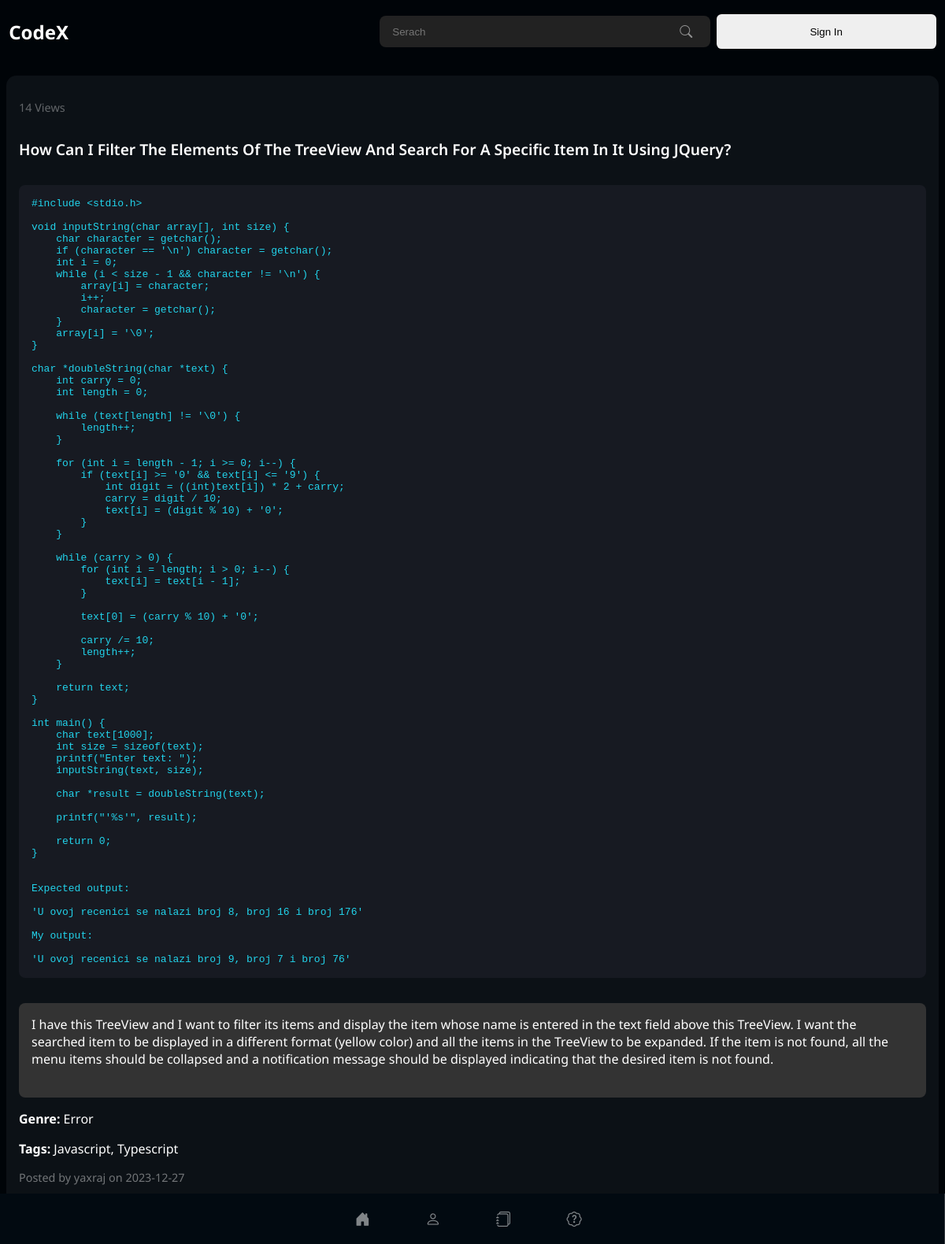
The page /article/1 on the database as committed earlier.
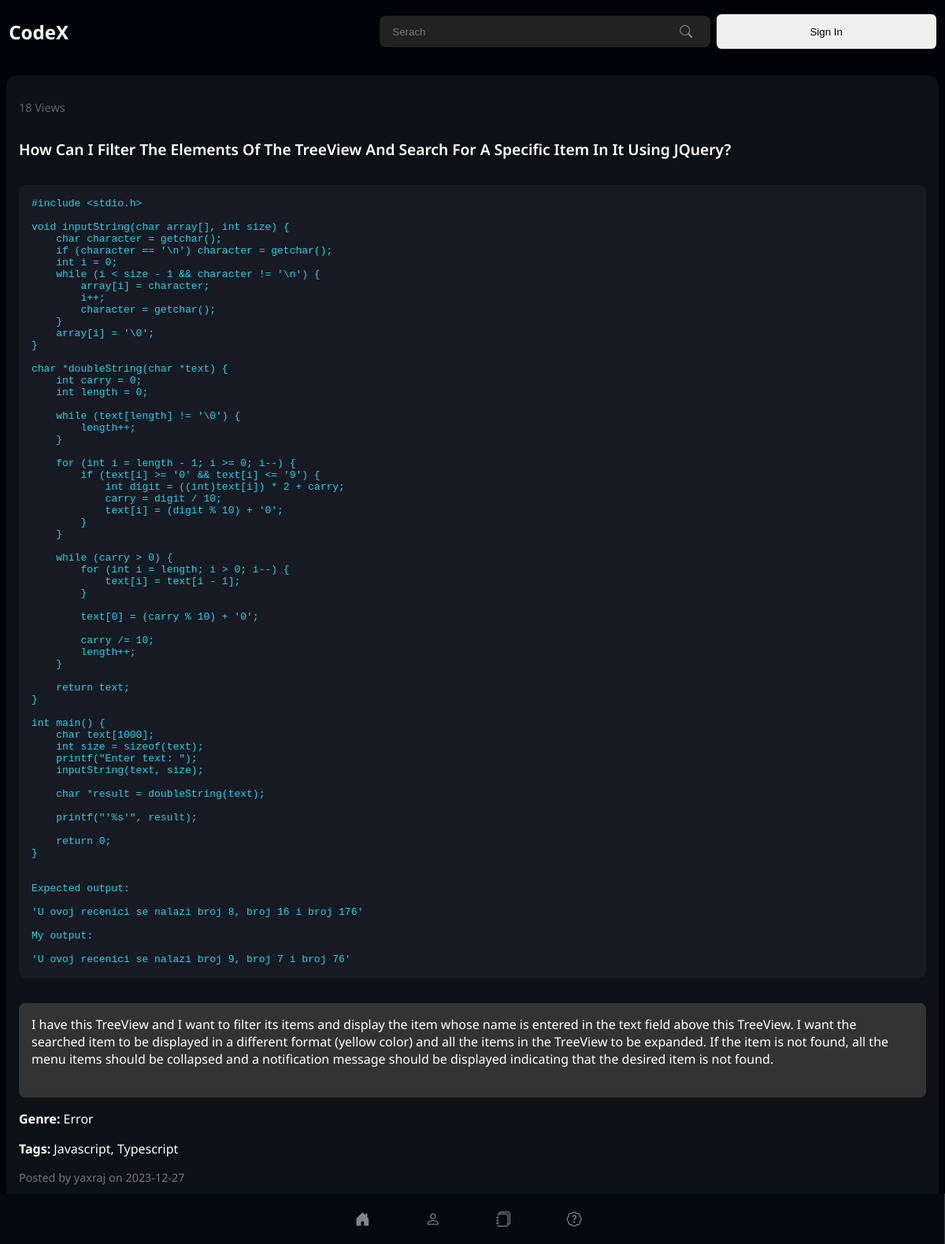
The same page on the database as committed later.
### app.py (models this page shows, shortened)
class Articles(db.Model):
    article_id = db.Column(db.Integer, primary_key=True)
    title = db.Column(db.String(200), nullable=False)
    description = db.Column(db.Text, nullable=False)
    code_snippet = db.Column(db.Text, nullable=True)
    post_by = db.Column(db.String(200), nullable=False)
    date_time = db.Column(db.DateTime, default=datetime.utcnow)
    likes = db.Column(db.Integer, default=0)
    genre = db.Column(db.String(200), nullable=True)
    tags = db.Column(db.String(200), nullable=True)
    views = db.Column(db.Integer, default=0)
    updated_at = db.Column(db.DateTime, onupdate=datetime.utcnow)
    status = db.Column(db.String(200), nullable=False, default='draft')

### app.py (the view)
@app.route('/article/<int:article_id>', methods=['GET'])
def article(article_id):
    article = Articles.query.get(article_id)
    if article:
        if 'views' in article.__dict__:
            article.views += 1
        else:
            article.views = 1
        db.session.commit()
        return render_template('view_article.html', article=article)
    else:
        return "Article not found", 404

### templates/view_article.html (shortened to what this page needs)
{% extends 'base.html' %}  {% block bodyblock %}
<div class="wrapper">
  {% include 'sidebar.html' %}
  <div class="articles-div-main">
    <div class="article-card" style="width: 100%;">
      <div class="top-bar">
        <span class="views">{{ article.views }} Views</span>
        <div class="buttons">
        </div>
      </div>
      <h2 class="title" style=" font-weight: 600">
        {{ article.title }}
      </h2>
      <pre class="code-snippet">{{ article.code_snippet }}</pre>
      <pre class="description">{{ article.description }}</pre>
      <p><strong>Genre:</strong> {{ article.genre }}</p>
      <p><strong>Tags:</strong> {{ article.tags }}</p>
      <p class="posted-by">
        Posted by {{ article.post_by }} on {{
        article.date_time.strftime('%Y-%m-%d') }}
      </p>
      <p class="status"><strong>Status:</strong> {{ article.status }}</p>
    </div>
  </div></div>
  {% endblock bodyblock %}

Rows that differ between the two databases and show on the page:
changed Articles "Error": views "14" → "18"
